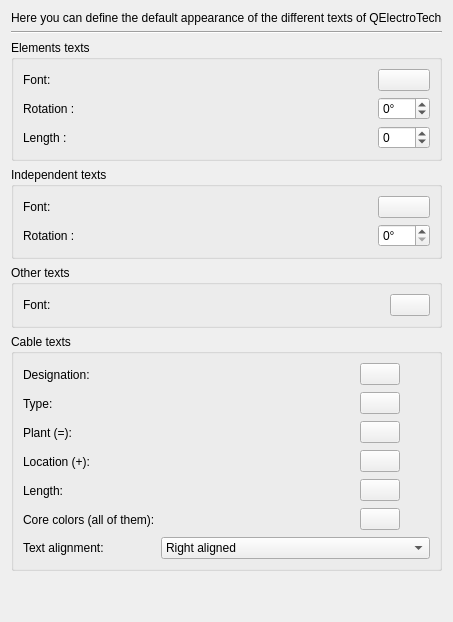
     <widget class="QWidget" name="tab">
      <attribute name="title">
       <string>texts</string>
      </attribute>
      <layout class="QVBoxLayout" name="verticalLayout_3">
       <item>
        <widget class="QLabel" name="label_15">
         <property name="text">
          <string>Here you can define the default appearance of the different texts of QElectroTech</string>
         </property>
        </widget>
       </item>
       <item>
        <widget class="Line" name="line_3">
         <property name="orientation">
          <enum>Qt::Horizontal</enum>
         </property>
        </widget>
       </item>
       <item>
        <widget class="QGroupBox" name="groupBox_6">
         <property name="title">
          <string>Elements texts</string>
         </property>
         <layout class="QGridLayout" name="gridLayout_4">
          <item row="2" column="2">
           <widget class="QSpinBox" name="m_dyn_text_width_sb">
            <property name="minimum">
             <number>-1</number>
            </property>
           </widget>
          </item>
          <item row="0" column="0">
           <widget class="QLabel" name="label_12">
            <property name="text">
             <string>Font:</string>
            </property>
           </widget>
          </item>
          <item row="1" column="2">
           <widget class="QSpinBox" name="m_dyn_text_rotation_sb">
            <property name="wrapping">
             <bool>true</bool>
            </property>
            <property name="suffix">
             <string>°</string>
            </property>
            <property name="maximum">
             <number>360</number>
            </property>
           </widget>
          </item>
          <item row="2" column="0">
           <widget class="QLabel" name="label_5">
            <property name="text">
             <string>Length :</string>
            </property>
           </widget>
          </item>
          <item row="0" column="2">
           <widget class="QPushButton" name="m_dyn_text_font_pb"/>
          </item>
          <item row="1" column="0">
           <widget class="QLabel" name="label_11">
            <property name="text">
             <string>Rotation :</string>
            </property>
           </widget>
          </item>
          <item row="0" column="1">
           <spacer name="horizontalSpacer_3">
            <property name="orientation">
             <enum>Qt::Horizontal</enum>
            </property>
            <property name="sizeHint" stdset="0">
             <size>
              <width>40</width>
              <height>20</height>
             </size>
            </property>
           </spacer>
          </item>
         </layout>
        </widget>
       </item>
       <item>
        <widget class="QGroupBox" name="groupBox_7">
         <property name="title">
          <string>Independent texts</string>
         </property>
         <layout class="QGridLayout" name="gridLayout_7">
          <item row="1" column="0">
           <widget class="QLabel" name="label_14">
            <property name="text">
             <string>Rotation :</string>
            </property>
           </widget>
          </item>
          <item row="0" column="0">
           <widget class="QLabel" name="label_13">
            <property name="text">
             <string>Font:</string>
            </property>
           </widget>
          </item>
          <item row="1" column="2">
           <widget class="QSpinBox" name="m_indi_text_rotation_sb">
            <property name="suffix">
             <string>°</string>
            </property>
            <property name="maximum">
             <number>360</number>
            </property>
           </widget>
          </item>
          <item row="0" column="2">
           <widget class="QPushButton" name="m_indi_text_font_pb">
            <property name="text">
             <string/>
            </property>
           </widget>
          </item>
          <item row="0" column="1">
           <spacer name="horizontalSpacer_7">
            <property name="orientation">
             <enum>Qt::Horizontal</enum>
            </property>
            <property name="sizeHint" stdset="0">
             <size>
              <width>40</width>
              <height>20</height>
             </size>
            </property>
           </spacer>
          </item>
         </layout>
        </widget>
       </item>
       <item>
        <widget class="QGroupBox" name="groupBox_9">
         <property name="title">
          <string>Other texts</string>
         </property>
         <layout class="QHBoxLayout" name="horizontalLayout_2">
          <item>
           <widget class="QLabel" name="label_3">
            <property name="text">
             <string>Font:</string>
            </property>
           </widget>
          </item>
          <item>
           <spacer name="horizontalSpacer_9">
            <property name="orientation">
             <enum>Qt::Horizontal</enum>
            </property>
            <property name="sizeHint" stdset="0">
             <size>
              <width>40</width>
              <height>20</height>
             </size>
            </property>
           </spacer>
          </item>
          <item>
           <widget class="QPushButton" name="m_font_pb">
            <property name="text">
             <string/>
            </property>
           </widget>
          </item>
         </layout>
        </widget>
       </item>
       <item>
        <widget class="QGroupBox" name="groupBox_cable_textes">
         <property name="title">
          <string>Cable texts</string>
         </property>
         <layout class="QGridLayout" name="gridLayout_cable_textes">
          <item row="0" column="0">
           <widget class="QLabel" name="label_cable_designation">
            <property name="text">
             <string extracomment="one of the five texts of a cable, one row each in the preferences; the same names the cable properties dialog uses">Designation:</string>
            </property>
           </widget>
          </item>
          <item row="0" column="1">
           <spacer name="horizontalSpacer_cable_designation">
            <property name="orientation">
             <enum>Qt::Horizontal</enum>
            </property>
            <property name="sizeHint" stdset="0">
             <size>
              <width>40</width>
              <height>20</height>
             </size>
            </property>
           </spacer>
          </item>
          <item row="0" column="2">
           <widget class="QPushButton" name="m_cable_designation_font_pb">
            <property name="toolTip">
             <string extracomment="tooltip of the font button of one text of a cable in the preferences">Font of this text written along the cable line; a cable which has its own keeps it.</string>
            </property>
            <property name="text">
             <string/>
            </property>
           </widget>
          </item>
          <item row="0" column="3">
           <widget class="QToolButton" name="m_cable_designation_reset_tb">
            <property name="toolTip">
             <string extracomment="tooltip of the reset button beside a text of a cable in the preferences">Set this text back to the default font of the cable texts</string>
            </property>
            <property name="autoRaise">
             <bool>true</bool>
            </property>
            <property name="icon">
             <iconset theme="edit-undo"/>
            </property>
           </widget>
          </item>
          <item row="1" column="0">
           <widget class="QLabel" name="label_cable_type">
            <property name="text">
             <string extracomment="one of the five texts of a cable, one row each in the preferences; the same names the cable properties dialog uses">Type:</string>
            </property>
           </widget>
          </item>
          <item row="1" column="1">
           <spacer name="horizontalSpacer_cable_type">
            <property name="orientation">
             <enum>Qt::Horizontal</enum>
            </property>
            <property name="sizeHint" stdset="0">
             <size>
              <width>40</width>
              <height>20</height>
             </size>
            </property>
           </spacer>
          </item>
          <item row="1" column="2">
           <widget class="QPushButton" name="m_cable_type_font_pb">
            <property name="toolTip">
             <string extracomment="tooltip of the font button of one text of a cable in the preferences">Font of this text written along the cable line; a cable which has its own keeps it.</string>
            </property>
            <property name="text">
             <string/>
            </property>
           </widget>
          </item>
          <item row="1" column="3">
           <widget class="QToolButton" name="m_cable_type_reset_tb">
            <property name="toolTip">
             <string extracomment="tooltip of the reset button beside a text of a cable in the preferences">Set this text back to the default font of the cable texts</string>
            </property>
            <property name="autoRaise">
             <bool>true</bool>
            </property>
            <property name="icon">
             <iconset theme="edit-undo"/>
            </property>
           </widget>
          </item>
          <item row="2" column="0">
           <widget class="QLabel" name="label_cable_installation">
            <property name="text">
             <string extracomment="one of the five texts of a cable, one row each in the preferences; the same names the cable properties dialog uses">Plant (=):</string>
            </property>
           </widget>
          </item>
          <item row="2" column="1">
           <spacer name="horizontalSpacer_cable_installation">
            <property name="orientation">
             <enum>Qt::Horizontal</enum>
            </property>
            <property name="sizeHint" stdset="0">
             <size>
              <width>40</width>
              <height>20</height>
             </size>
            </property>
           </spacer>
          </item>
          <item row="2" column="2">
           <widget class="QPushButton" name="m_cable_installation_font_pb">
            <property name="toolTip">
             <string extracomment="tooltip of the font button of one text of a cable in the preferences">Font of this text written along the cable line; a cable which has its own keeps it.</string>
            </property>
            <property name="text">
             <string/>
            </property>
           </widget>
          </item>
          <item row="2" column="3">
           <widget class="QToolButton" name="m_cable_installation_reset_tb">
            <property name="toolTip">
             <string extracomment="tooltip of the reset button beside a text of a cable in the preferences">Set this text back to the default font of the cable texts</string>
            </property>
            <property name="autoRaise">
             <bool>true</bool>
            </property>
            <property name="icon">
             <iconset theme="edit-undo"/>
            </property>
           </widget>
          </item>
          <item row="3" column="0">
           <widget class="QLabel" name="label_cable_location">
            <property name="text">
             <string extracomment="one of the five texts of a cable, one row each in the preferences; the same names the cable properties dialog uses">Location (+):</string>
            </property>
           </widget>
          </item>
          <item row="3" column="1">
           <spacer name="horizontalSpacer_cable_location">
            <property name="orientation">
             <enum>Qt::Horizontal</enum>
            </property>
            <property name="sizeHint" stdset="0">
             <size>
              <width>40</width>
              <height>20</height>
             </size>
            </property>
           </spacer>
          </item>
          <item row="3" column="2">
           <widget class="QPushButton" name="m_cable_location_font_pb">
            <property name="toolTip">
             <string extracomment="tooltip of the font button of one text of a cable in the preferences">Font of this text written along the cable line; a cable which has its own keeps it.</string>
            </property>
            <property name="text">
             <string/>
            </property>
           </widget>
          </item>
          <item row="3" column="3">
           <widget class="QToolButton" name="m_cable_location_reset_tb">
            <property name="toolTip">
             <string extracomment="tooltip of the reset button beside a text of a cable in the preferences">Set this text back to the default font of the cable texts</string>
            </property>
            <property name="autoRaise">
             <bool>true</bool>
            </property>
            <property name="icon">
             <iconset theme="edit-undo"/>
            </property>
           </widget>
          </item>
          <item row="4" column="0">
           <widget class="QLabel" name="label_cable_length">
            <property name="text">
             <string extracomment="one of the five texts of a cable, one row each in the preferences; the same names the cable properties dialog uses">Length:</string>
            </property>
           </widget>
          </item>
          <item row="4" column="1">
           <spacer name="horizontalSpacer_cable_length">
            <property name="orientation">
             <enum>Qt::Horizontal</enum>
            </property>
            <property name="sizeHint" stdset="0">
             <size>
              <width>40</width>
              <height>20</height>
             </size>
            </property>
           </spacer>
          </item>
          <item row="4" column="2">
           <widget class="QPushButton" name="m_cable_length_font_pb">
            <property name="toolTip">
             <string extracomment="tooltip of the font button of one text of a cable in the preferences">Font of this text written along the cable line; a cable which has its own keeps it.</string>
            </property>
            <property name="text">
             <string/>
            </property>
           </widget>
          </item>
          <item row="4" column="3">
           <widget class="QToolButton" name="m_cable_length_reset_tb">
            <property name="toolTip">
             <string extracomment="tooltip of the reset button beside a text of a cable in the preferences">Set this text back to the default font of the cable texts</string>
            </property>
            <property name="autoRaise">
             <bool>true</bool>
            </property>
            <property name="icon">
             <iconset theme="edit-undo"/>
            </property>
           </widget>
          </item>
          <item row="5" column="0">
           <widget class="QLabel" name="label_cable_core_textes">
            <property name="text">
             <string>Core colors (all of them):</string>
            </property>
            <property name="wordWrap">
             <bool>true</bool>
            </property>
           </widget>
          </item>
          <item row="5" column="1">
           <spacer name="horizontalSpacer_cable_core_textes">
            <property name="orientation">
             <enum>Qt::Horizontal</enum>
            </property>
            <property name="sizeHint" stdset="0">
             <size>
              <width>40</width>
              <height>20</height>
             </size>
            </property>
           </spacer>
          </item>
          <item row="5" column="2">
           <widget class="QPushButton" name="m_cable_core_font_pb">
            <property name="toolTip">
             <string>Font of the core colors written along the line; a cable which has its own keeps it.</string>
            </property>
            <property name="text">
             <string/>
            </property>
           </widget>
          </item>
          <item row="5" column="3">
           <widget class="QToolButton" name="m_cable_core_reset_tb">
            <property name="toolTip">
             <string extracomment="tooltip of the reset button beside a text of a cable in the preferences">Set this text back to the default font of the cable texts</string>
            </property>
            <property name="autoRaise">
             <bool>true</bool>
            </property>
            <property name="icon">
             <iconset theme="edit-undo"/>
            </property>
           </widget>
          </item>
          <item row="6" column="0">
           <widget class="QLabel" name="label_cable_align">
            <property name="text">
             <string>Text alignment:</string>
            </property>
            <property name="wordWrap">
             <bool>true</bool>
            </property>
           </widget>
          </item>
          <item row="6" column="1" colspan="3">
           <widget class="QComboBox" name="m_cable_align_cb">
            <property name="toolTip">
             <string>Where the texts of a cable stop relative to the start of its line; a cable which has its own keeps it.</string>
            </property>
            <item>
             <property name="text">
              <string>Right aligned</string>
             </property>
            </item>
            <item>
             <property name="text">
              <string>Centred</string>
             </property>
            </item>
            <item>
             <property name="text">
              <string>Left aligned</string>
             </property>
            </item>
           </widget>
          </item>
         </layout>
        </widget>
       </item>
       <item>
        <spacer name="verticalSpacer_4">
         <property name="orientation">
          <enum>Qt::Vertical</enum>
         </property>
         <property name="sizeHint" stdset="0">
          <size>
           <width>20</width>
           <height>40</height>
          </size>
         </property>
        </spacer>
       </item>
      </layout>
     </widget>
